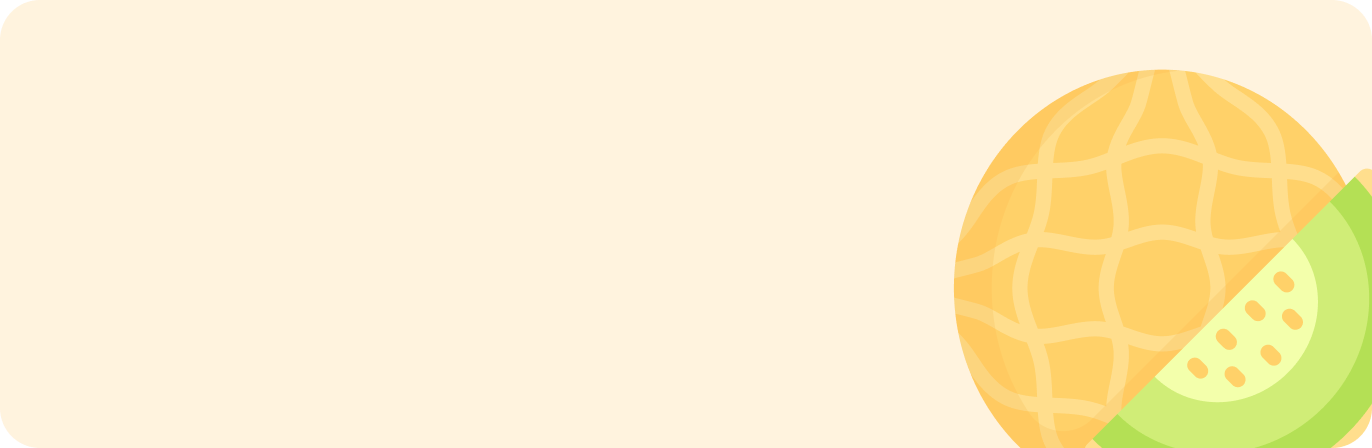
#> input picture app/media/categories/1.webp, 1372 x 448 px
$ python image_resizer.py ../app/media/categories
#> lines starting #> are read from the running program, lines starting #| are printed output that depends on the picture
#!/usr/bin/env python3
"""
image_resizer.py

Usage:
    python image_resizer.py input.jpg output.webp
Optional flags:
    --mode {fill,fit}        fill = crop to exactly target aspect (default)
                             fit  = fit inside target and pad with background
    --width WIDTH
    --height HEIGHT
    --maxkb MAX_KB
    --bg R,G,B               background color for 'fit' mode (default 255,255,255)
    --keep-orientation       change width and height by places
"""

import sys
import io
from PIL import Image
import os
import argparse

def open_image(path):
    img = Image.open(path)
    icc_profile = img.info.get('icc_profile')
    img = img.convert("RGBA")
    return img, icc_profile

def resize_fill(img, target_w, target_h):
    src_w, src_h = img.size
    target_ratio = target_w / target_h
    src_ratio = src_w / src_h

    if src_ratio > target_ratio:
        # source is wider -> crop sides
        new_w = int(target_ratio * src_h)
        left = (src_w - new_w) // 2
        box = (left, 0, left + new_w, src_h)
    else:
        # source is taller -> crop top/bottom
        new_h = int(src_w / target_ratio)
        top = (src_h - new_h) // 2
        box = (0, top, src_w, top + new_h)

    cropped = img.crop(box)
    resized = cropped.resize((target_w, target_h), Image.Resampling.LANCZOS)

    return resized

def resize_fit_and_pad(img, target_w, target_h, bg=(255,255,255,255)):
    img.thumbnail((target_w, target_h), Image.Resampling.LANCZOS)
    bg_img = Image.new("RGBA", (target_w, target_h), bg)
    offset = ((target_w - img.width) // 2, (target_h - img.height) // 2)
    bg_img.paste(img, offset, img if img.mode == "RGBA" else None)

    return bg_img

def strip_metadata_save_webp(img, out_buffer, quality, method=6, icc_profile=None):
    save_kwargs = {
        "format": "WEBP",
        "quality": quality,
        "method": method,
        "lossless": False,
    }
    if icc_profile:
        save_kwargs["icc_profile"] = icc_profile
    img.save(out_buffer, **save_kwargs)
    return out_buffer.getbuffer().nbytes


def compress_image(
        input_path, output_path, width,
        height, max_kb, mode,
        bg, min_quality, keep_orientation,no_resize
    ):

    img, icc_profile = open_image(input_path)

    src_w, src_h = img.size

    if not no_resize:
        if keep_orientation:
            # Если ширина исходника >= высоты — размер не меняем,
            # иначе меняем местами width и height
            if src_w >= src_h:
                target_w, target_h = width, height
            else:
                target_w, target_h = height, width
        else:
            # Строго по заданным размерам
            target_w, target_h = width, height

    else:
        # Не меняем размеры, используем исходные
        target_w, target_h = src_w, src_h

    if mode == "fill":
        prepared = resize_fill(img, target_w, target_h)
    else:
        bg_with_alpha = (bg[0], bg[1], bg[2], 255)
        prepared = resize_fit_and_pad(img, target_w, target_h, bg_with_alpha)

    prepared_rgb = prepared.convert("RGB")

    quality = 95
    step = 5
    current_img = prepared_rgb
    attempt = 0
    max_attempts = 30
    target_bytes = max_kb * 1024

    best_bytes = None
    best_buf = None

    while attempt < max_attempts:
        attempt += 1
        buf = io.BytesIO()
        size_bytes = strip_metadata_save_webp(current_img, buf, quality, icc_profile=icc_profile)

        if size_bytes <= target_bytes:
            best_bytes = size_bytes
            best_buf = buf
            if quality + step <= 100:
                quality = min(100, quality + step)
                if quality == 100:
                    break
                continue
            else:
                break

        if quality - step >= min_quality:
            quality -= step
            continue

        new_w = max(100, int(current_img.width * 0.9))
        new_h = max(100, int(current_img.height * 0.9))
        if new_w == current_img.width and new_h == current_img.height:
            break
        current_img = current_img.resize((new_w, new_h), Image.Resampling.LANCZOS)
        quality = 90

    if best_buf is not None:
        with open(output_path, "wb") as f:
            f.write(best_buf.getvalue())
        if best_bytes is None:
            best_bytes = len(best_buf.getvalue())
        print(f"Wrote {output_path} — {best_bytes/1024:.1f} KB (mode={mode})")
        return True
    else:
        final_buf = io.BytesIO()
        strip_metadata_save_webp(current_img, final_buf, quality, icc_profile=icc_profile)
        with open(output_path, "wb") as f:
            f.write(final_buf.getvalue())
        final_size = os.path.getsize(output_path)
        print(f"Wrote {output_path} — {final_size/1024:.1f} KB (may exceed {max_kb} KB).")
        return False


def parse_args():
    p = argparse.ArgumentParser()
    p.add_argument("input", help="input image path or folder")
    p.add_argument("output", nargs="?", default=None, help="output folder (optional)")
    p.add_argument("--mode", choices=["fill","fit"], default="fill")
    p.add_argument("--width", type=int, default=600)
    p.add_argument("--height", type=int, default=800)
    p.add_argument("--maxkb", type=int, default=100)
    p.add_argument("--bg", type=str, default="255,255,255",
                   help="background RGB for fit mode, e.g. 255,255,255")
    p.add_argument("--keep-orientation", action="store_true",
                   help="Keep orientation: change width and height by places")
    p.add_argument("--no-resize", action="store_true",
               help="Save old sizes.")
    return p.parse_args()

if __name__ == "__main__":
    args = parse_args()
    bg = tuple(int(x) for x in args.bg.split(","))

    def process_one(input_path, output_dir):
        fname = os.path.splitext(os.path.basename(input_path))[0] + ".webp"
        if output_dir:
            out_path = os.path.join(output_dir, fname)
        else:
            out_path = os.path.join(os.getcwd(), fname)
        ok = compress_image(input_path, out_path,
                            width=args.width, height=args.height,
                            max_kb=args.maxkb, mode=args.mode, bg=bg,
                            keep_orientation=args.keep_orientation,
                            min_quality=20, no_resize=args.no_resize)
        if not ok:
            sys.exit(2)

    if os.path.isdir(args.input):
        # Папка: обработать все изображения
        input_files = [os.path.join(args.input, f) for f in os.listdir(args.input)
                      if f.lower().endswith((".jpg", ".jpeg", ".png", ".bmp", ".webp"))]
        for f in input_files:
            process_one(f, args.output)
#> in open_image, img is the input picture: PIL image 1372x448 RGBA; mean R, G, B, A 251.8, 237.4, 198.8, 254.4
#> in resize_fill, `cropped = img.crop(box)`:
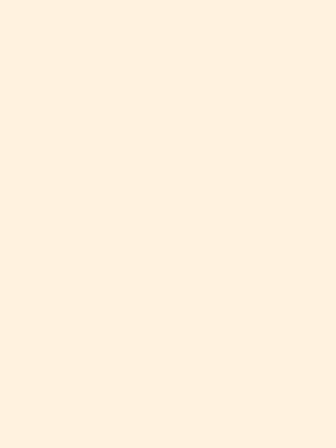
#> cropped: PIL image 336x448 RGBA; mean R, G, B, A 255, 243, 222, 255
#> the loop in compress_image, `while attempt < max_attempts:` made 1 pass
#> (size_bytes, best_bytes) on pass 1: (940, 940)
#> after the loop in compress_image, `while attempt < max_attempts:`: attempt = 1
#| Wrote dev/1.webp — 0.9 KB (mode=fill)
#> pass 2 of the loop `for f in input_files:`:
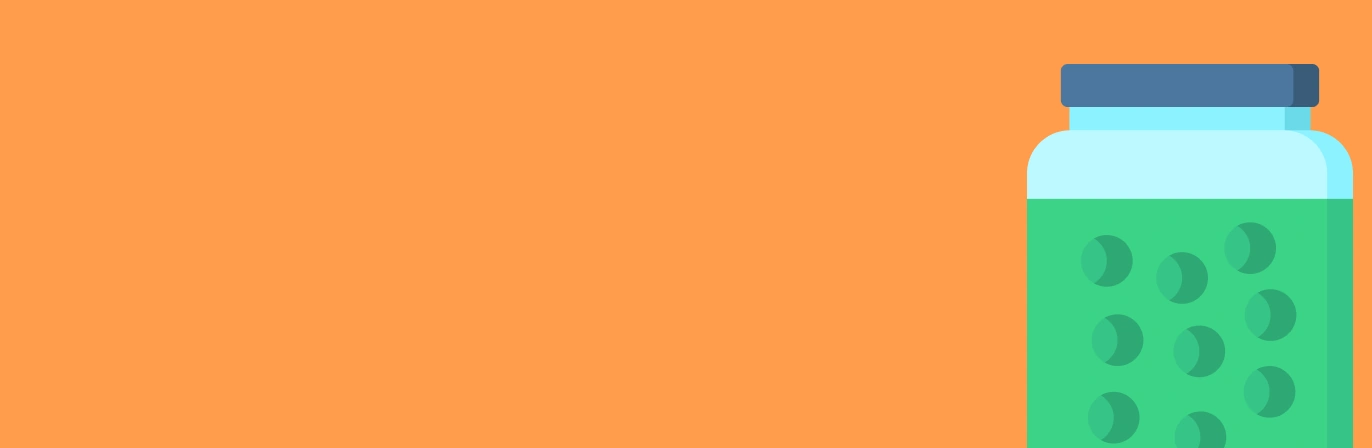
#> input picture app/media/categories/14.webp, 1372 x 448 px
#> in open_image, img is the input picture: PIL image 1372x448 RGB; mean R, G, B 222, 166.3, 92.8
#> img: PIL image 1372x448 RGBA
#> in resize_fill (call 2), `cropped = img.crop(box)`:
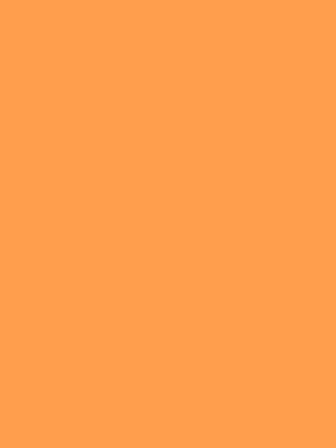
#> cropped: PIL image 336x448 RGBA; mean R, G, B, A 255, 157, 76, 255
#> the loop in compress_image (call 2), `while attempt < max_attempts:` made 1 pass
#> (size_bytes, best_bytes) on pass 1: (950, 950)
#| Wrote dev/14.webp — 0.9 KB (mode=fill)
    else:
        # Файл: обработать один
        process_one(args.input, args.output)
